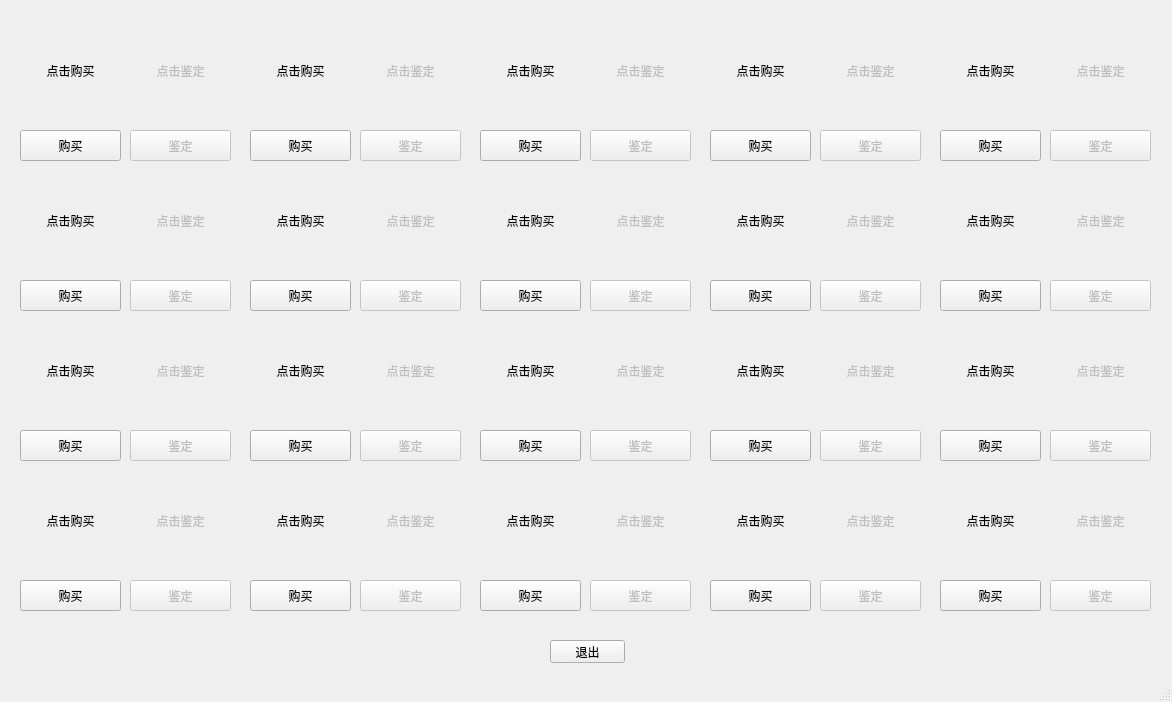
<?xml version="1.0" encoding="UTF-8"?>
<ui version="4.0">
 <class>MainWindow</class>
 <widget class="QMainWindow" name="MainWindow">
  <property name="geometry">
   <rect>
    <x>0</x>
    <y>0</y>
    <width>1172</width>
    <height>702</height>
   </rect>
  </property>
  <property name="windowTitle">
   <string>MainWindow</string>
  </property>
  <widget class="QWidget" name="centralwidget">
   <widget class="QPushButton" name="b_aut_4_4">
    <property name="enabled">
     <bool>false</bool>
    </property>
    <property name="geometry">
     <rect>
      <x>820</x>
      <y>580</y>
      <width>101</width>
      <height>31</height>
     </rect>
    </property>
    <property name="text">
     <string>鉴定</string>
    </property>
   </widget>
   <widget class="QLabel" name="l_img_1_5">
    <property name="geometry">
     <rect>
      <x>940</x>
      <y>20</y>
      <width>101</width>
      <height>101</height>
     </rect>
    </property>
    <property name="text">
     <string>点击购买</string>
    </property>
    <property name="alignment">
     <set>Qt::AlignCenter</set>
    </property>
   </widget>
   <widget class="QLabel" name="l_img_4_5">
    <property name="geometry">
     <rect>
      <x>940</x>
      <y>470</y>
      <width>101</width>
      <height>101</height>
     </rect>
    </property>
    <property name="text">
     <string>点击购买</string>
    </property>
    <property name="alignment">
     <set>Qt::AlignCenter</set>
    </property>
   </widget>
   <widget class="QPushButton" name="b_buy_4_4">
    <property name="geometry">
     <rect>
      <x>710</x>
      <y>580</y>
      <width>101</width>
      <height>31</height>
     </rect>
    </property>
    <property name="text">
     <string>购买</string>
    </property>
   </widget>
   <widget class="QPushButton" name="b_aut_3_5">
    <property name="enabled">
     <bool>false</bool>
    </property>
    <property name="geometry">
     <rect>
      <x>1050</x>
      <y>430</y>
      <width>101</width>
      <height>31</height>
     </rect>
    </property>
    <property name="text">
     <string>鉴定</string>
    </property>
   </widget>
   <widget class="QLabel" name="l_img_3_4">
    <property name="geometry">
     <rect>
      <x>710</x>
      <y>320</y>
      <width>101</width>
      <height>101</height>
     </rect>
    </property>
    <property name="text">
     <string>点击购买</string>
    </property>
    <property name="alignment">
     <set>Qt::AlignCenter</set>
    </property>
   </widget>
   <widget class="QPushButton" name="b_buy_2_4">
    <property name="geometry">
     <rect>
      <x>710</x>
      <y>280</y>
      <width>101</width>
      <height>31</height>
     </rect>
    </property>
    <property name="text">
     <string>购买</string>
    </property>
   </widget>
   <widget class="QPushButton" name="b_aut_4_2">
    <property name="enabled">
     <bool>false</bool>
    </property>
    <property name="geometry">
     <rect>
      <x>360</x>
      <y>580</y>
      <width>101</width>
      <height>31</height>
     </rect>
    </property>
    <property name="text">
     <string>鉴定</string>
    </property>
   </widget>
   <widget class="QLabel" name="l_img_1_3">
    <property name="geometry">
     <rect>
      <x>480</x>
      <y>20</y>
      <width>101</width>
      <height>101</height>
     </rect>
    </property>
    <property name="text">
     <string>点击购买</string>
    </property>
    <property name="alignment">
     <set>Qt::AlignCenter</set>
    </property>
   </widget>
   <widget class="QPushButton" name="b_buy_3_1">
    <property name="geometry">
     <rect>
      <x>20</x>
      <y>430</y>
      <width>101</width>
      <height>31</height>
     </rect>
    </property>
    <property name="text">
     <string>购买</string>
    </property>
   </widget>
   <widget class="QLabel" name="l_aut_1_3">
    <property name="enabled">
     <bool>false</bool>
    </property>
    <property name="geometry">
     <rect>
      <x>590</x>
      <y>20</y>
      <width>101</width>
      <height>101</height>
     </rect>
    </property>
    <property name="text">
     <string>点击鉴定</string>
    </property>
    <property name="alignment">
     <set>Qt::AlignCenter</set>
    </property>
   </widget>
   <widget class="QLabel" name="l_aut_4_3">
    <property name="enabled">
     <bool>false</bool>
    </property>
    <property name="geometry">
     <rect>
      <x>590</x>
      <y>470</y>
      <width>101</width>
      <height>101</height>
     </rect>
    </property>
    <property name="text">
     <string>点击鉴定</string>
    </property>
    <property name="alignment">
     <set>Qt::AlignCenter</set>
    </property>
   </widget>
   <widget class="QLabel" name="l_aut_2_3">
    <property name="enabled">
     <bool>false</bool>
    </property>
    <property name="geometry">
     <rect>
      <x>590</x>
      <y>170</y>
      <width>101</width>
      <height>101</height>
     </rect>
    </property>
    <property name="text">
     <string>点击鉴定</string>
    </property>
    <property name="alignment">
     <set>Qt::AlignCenter</set>
    </property>
   </widget>
   <widget class="QPushButton" name="b_aut_1_4">
    <property name="enabled">
     <bool>false</bool>
    </property>
    <property name="geometry">
     <rect>
      <x>820</x>
      <y>130</y>
      <width>101</width>
      <height>31</height>
     </rect>
    </property>
    <property name="text">
     <string>鉴定</string>
    </property>
   </widget>
   <widget class="QLabel" name="l_img_3_2">
    <property name="geometry">
     <rect>
      <x>250</x>
      <y>320</y>
      <width>101</width>
      <height>101</height>
     </rect>
    </property>
    <property name="text">
     <string>点击购买</string>
    </property>
    <property name="alignment">
     <set>Qt::AlignCenter</set>
    </property>
   </widget>
   <widget class="QPushButton" name="b_buy_1_4">
    <property name="geometry">
     <rect>
      <x>710</x>
      <y>130</y>
      <width>101</width>
      <height>31</height>
     </rect>
    </property>
    <property name="text">
     <string>购买</string>
    </property>
   </widget>
   <widget class="QPushButton" name="b_aut_2_3">
    <property name="enabled">
     <bool>false</bool>
    </property>
    <property name="geometry">
     <rect>
      <x>590</x>
      <y>280</y>
      <width>101</width>
      <height>31</height>
     </rect>
    </property>
    <property name="text">
     <string>鉴定</string>
    </property>
   </widget>
   <widget class="QLabel" name="l_aut_1_1">
    <property name="enabled">
     <bool>false</bool>
    </property>
    <property name="geometry">
     <rect>
      <x>130</x>
      <y>20</y>
      <width>101</width>
      <height>101</height>
     </rect>
    </property>
    <property name="text">
     <string>点击鉴定</string>
    </property>
    <property name="alignment">
     <set>Qt::AlignCenter</set>
    </property>
   </widget>
   <widget class="QPushButton" name="b_buy_3_4">
    <property name="geometry">
     <rect>
      <x>710</x>
      <y>430</y>
      <width>101</width>
      <height>31</height>
     </rect>
    </property>
    <property name="text">
     <string>购买</string>
    </property>
   </widget>
   <widget class="QLabel" name="l_aut_2_2">
    <property name="enabled">
     <bool>false</bool>
    </property>
    <property name="geometry">
     <rect>
      <x>360</x>
      <y>170</y>
      <width>101</width>
      <height>101</height>
     </rect>
    </property>
    <property name="text">
     <string>点击鉴定</string>
    </property>
    <property name="alignment">
     <set>Qt::AlignCenter</set>
    </property>
   </widget>
   <widget class="QLabel" name="l_img_2_4">
    <property name="geometry">
     <rect>
      <x>710</x>
      <y>170</y>
      <width>101</width>
      <height>101</height>
     </rect>
    </property>
    <property name="text">
     <string>点击购买</string>
    </property>
    <property name="alignment">
     <set>Qt::AlignCenter</set>
    </property>
   </widget>
   <widget class="QPushButton" name="b_aut_1_5">
    <property name="enabled">
     <bool>false</bool>
    </property>
    <property name="geometry">
     <rect>
      <x>1050</x>
      <y>130</y>
      <width>101</width>
      <height>31</height>
     </rect>
    </property>
    <property name="text">
     <string>鉴定</string>
    </property>
   </widget>
   <widget class="QLabel" name="l_aut_1_2">
    <property name="enabled">
     <bool>false</bool>
    </property>
    <property name="geometry">
     <rect>
      <x>360</x>
      <y>20</y>
      <width>101</width>
      <height>101</height>
     </rect>
    </property>
    <property name="text">
     <string>点击鉴定</string>
    </property>
    <property name="alignment">
     <set>Qt::AlignCenter</set>
    </property>
   </widget>
   <widget class="QLabel" name="l_img_4_2">
    <property name="geometry">
     <rect>
      <x>250</x>
      <y>470</y>
      <width>101</width>
      <height>101</height>
     </rect>
    </property>
    <property name="text">
     <string>点击购买</string>
    </property>
    <property name="alignment">
     <set>Qt::AlignCenter</set>
    </property>
   </widget>
   <widget class="QLabel" name="l_img_1_2">
    <property name="geometry">
     <rect>
      <x>250</x>
      <y>20</y>
      <width>101</width>
      <height>101</height>
     </rect>
    </property>
    <property name="text">
     <string>点击购买</string>
    </property>
    <property name="alignment">
     <set>Qt::AlignCenter</set>
    </property>
   </widget>
   <widget class="QPushButton" name="b_aut_2_5">
    <property name="enabled">
     <bool>false</bool>
    </property>
    <property name="geometry">
     <rect>
      <x>1050</x>
      <y>280</y>
      <width>101</width>
      <height>31</height>
     </rect>
    </property>
    <property name="text">
     <string>鉴定</string>
    </property>
   </widget>
   <widget class="QLabel" name="l_aut_3_4">
    <property name="enabled">
     <bool>false</bool>
    </property>
    <property name="geometry">
     <rect>
      <x>820</x>
      <y>320</y>
      <width>101</width>
      <height>101</height>
     </rect>
    </property>
    <property name="text">
     <string>点击鉴定</string>
    </property>
    <property name="alignment">
     <set>Qt::AlignCenter</set>
    </property>
   </widget>
   <widget class="QPushButton" name="b_aut_1_1">
    <property name="enabled">
     <bool>false</bool>
    </property>
    <property name="geometry">
     <rect>
      <x>130</x>
      <y>130</y>
      <width>101</width>
      <height>31</height>
     </rect>
    </property>
    <property name="text">
     <string>鉴定</string>
    </property>
   </widget>
   <widget class="QPushButton" name="b_aut_2_2">
    <property name="enabled">
     <bool>false</bool>
    </property>
    <property name="geometry">
     <rect>
      <x>360</x>
      <y>280</y>
      <width>101</width>
      <height>31</height>
     </rect>
    </property>
    <property name="text">
     <string>鉴定</string>
    </property>
   </widget>
   <widget class="QPushButton" name="b_buy_4_1">
    <property name="geometry">
     <rect>
      <x>20</x>
      <y>580</y>
      <width>101</width>
      <height>31</height>
     </rect>
    </property>
    <property name="text">
     <string>购买</string>
    </property>
   </widget>
   <widget class="QLabel" name="l_aut_3_5">
    <property name="enabled">
     <bool>false</bool>
    </property>
    <property name="geometry">
     <rect>
      <x>1050</x>
      <y>320</y>
      <width>101</width>
      <height>101</height>
     </rect>
    </property>
    <property name="text">
     <string>点击鉴定</string>
    </property>
    <property name="alignment">
     <set>Qt::AlignCenter</set>
    </property>
   </widget>
   <widget class="QPushButton" name="b_aut_4_5">
    <property name="enabled">
     <bool>false</bool>
    </property>
    <property name="geometry">
     <rect>
      <x>1050</x>
      <y>580</y>
      <width>101</width>
      <height>31</height>
     </rect>
    </property>
    <property name="text">
     <string>鉴定</string>
    </property>
   </widget>
   <widget class="QPushButton" name="b_buy_1_1">
    <property name="geometry">
     <rect>
      <x>20</x>
      <y>130</y>
      <width>101</width>
      <height>31</height>
     </rect>
    </property>
    <property name="text">
     <string>购买</string>
    </property>
   </widget>
   <widget class="QLabel" name="l_img_1_1">
    <property name="geometry">
     <rect>
      <x>20</x>
      <y>20</y>
      <width>101</width>
      <height>101</height>
     </rect>
    </property>
    <property name="text">
     <string>点击购买</string>
    </property>
    <property name="alignment">
     <set>Qt::AlignCenter</set>
    </property>
   </widget>
   <widget class="QPushButton" name="b_buy_4_5">
    <property name="geometry">
     <rect>
      <x>940</x>
      <y>580</y>
      <width>101</width>
      <height>31</height>
     </rect>
    </property>
    <property name="text">
     <string>购买</string>
    </property>
   </widget>
   <widget class="QLabel" name="l_aut_4_5">
    <property name="enabled">
     <bool>false</bool>
    </property>
    <property name="geometry">
     <rect>
      <x>1050</x>
      <y>470</y>
      <width>101</width>
      <height>101</height>
     </rect>
    </property>
    <property name="text">
     <string>点击鉴定</string>
    </property>
    <property name="alignment">
     <set>Qt::AlignCenter</set>
    </property>
   </widget>
   <widget class="QPushButton" name="b_aut_3_1">
    <property name="enabled">
     <bool>false</bool>
    </property>
    <property name="geometry">
     <rect>
      <x>130</x>
      <y>430</y>
      <width>101</width>
      <height>31</height>
     </rect>
    </property>
    <property name="text">
     <string>鉴定</string>
    </property>
   </widget>
   <widget class="QPushButton" name="b_buy_1_3">
    <property name="geometry">
     <rect>
      <x>480</x>
      <y>130</y>
      <width>101</width>
      <height>31</height>
     </rect>
    </property>
    <property name="text">
     <string>购买</string>
    </property>
   </widget>
   <widget class="QPushButton" name="b_aut_3_4">
    <property name="enabled">
     <bool>false</bool>
    </property>
    <property name="geometry">
     <rect>
      <x>820</x>
      <y>430</y>
      <width>101</width>
      <height>31</height>
     </rect>
    </property>
    <property name="text">
     <string>鉴定</string>
    </property>
   </widget>
   <widget class="QPushButton" name="b_aut_1_3">
    <property name="enabled">
     <bool>false</bool>
    </property>
    <property name="geometry">
     <rect>
      <x>590</x>
      <y>130</y>
      <width>101</width>
      <height>31</height>
     </rect>
    </property>
    <property name="text">
     <string>鉴定</string>
    </property>
   </widget>
   <widget class="QLabel" name="l_img_2_2">
    <property name="geometry">
     <rect>
      <x>250</x>
      <y>170</y>
      <width>101</width>
      <height>101</height>
     </rect>
    </property>
    <property name="text">
     <string>点击购买</string>
    </property>
    <property name="alignment">
     <set>Qt::AlignCenter</set>
    </property>
   </widget>
   <widget class="QPushButton" name="b_buy_1_2">
    <property name="geometry">
     <rect>
      <x>250</x>
      <y>130</y>
      <width>101</width>
      <height>31</height>
     </rect>
    </property>
    <property name="text">
     <string>购买</string>
    </property>
   </widget>
   <widget class="QPushButton" name="b_buy_4_3">
    <property name="geometry">
     <rect>
      <x>480</x>
      <y>580</y>
      <width>101</width>
      <height>31</height>
     </rect>
    </property>
    <property name="text">
     <string>购买</string>
    </property>
   </widget>
   <widget class="QLabel" name="l_aut_2_4">
    <property name="enabled">
     <bool>false</bool>
    </property>
    <property name="geometry">
     <rect>
      <x>820</x>
      <y>170</y>
      <width>101</width>
      <height>101</height>
     </rect>
    </property>
    <property name="text">
     <string>点击鉴定</string>
    </property>
    <property name="alignment">
     <set>Qt::AlignCenter</set>
    </property>
   </widget>
   <widget class="QLabel" name="l_aut_4_4">
    <property name="enabled">
     <bool>false</bool>
    </property>
    <property name="geometry">
     <rect>
      <x>820</x>
      <y>470</y>
      <width>101</width>
      <height>101</height>
     </rect>
    </property>
    <property name="text">
     <string>点击鉴定</string>
    </property>
    <property name="alignment">
     <set>Qt::AlignCenter</set>
    </property>
   </widget>
   <widget class="QLabel" name="l_aut_4_1">
    <property name="enabled">
     <bool>false</bool>
    </property>
    <property name="geometry">
     <rect>
      <x>130</x>
      <y>470</y>
      <width>101</width>
      <height>101</height>
     </rect>
    </property>
    <property name="text">
     <string>点击鉴定</string>
    </property>
    <property name="alignment">
     <set>Qt::AlignCenter</set>
    </property>
   </widget>
   <widget class="QLabel" name="l_img_4_4">
    <property name="geometry">
     <rect>
      <x>710</x>
      <y>470</y>
      <width>101</width>
      <height>101</height>
     </rect>
    </property>
    <property name="text">
     <string>点击购买</string>
    </property>
    <property name="alignment">
     <set>Qt::AlignCenter</set>
    </property>
   </widget>
   <widget class="QLabel" name="l_img_2_1">
    <property name="geometry">
     <rect>
      <x>20</x>
      <y>170</y>
      <width>101</width>
      <height>101</height>
     </rect>
    </property>
    <property name="text">
     <string>点击购买</string>
    </property>
    <property name="alignment">
     <set>Qt::AlignCenter</set>
    </property>
   </widget>
   <widget class="QLabel" name="l_aut_1_4">
    <property name="enabled">
     <bool>false</bool>
    </property>
    <property name="geometry">
     <rect>
      <x>820</x>
      <y>20</y>
      <width>101</width>
      <height>101</height>
     </rect>
    </property>
    <property name="text">
     <string>点击鉴定</string>
    </property>
    <property name="alignment">
     <set>Qt::AlignCenter</set>
    </property>
   </widget>
   <widget class="QPushButton" name="quit">
    <property name="geometry">
     <rect>
      <x>550</x>
      <y>640</y>
      <width>75</width>
      <height>23</height>
     </rect>
    </property>
    <property name="toolTip">
     <string>Quit</string>
    </property>
    <property name="text">
     <string>退出</string>
    </property>
   </widget>
   <widget class="QLabel" name="l_aut_4_2">
    <property name="enabled">
     <bool>false</bool>
    </property>
    <property name="geometry">
     <rect>
      <x>360</x>
      <y>470</y>
      <width>101</width>
      <height>101</height>
     </rect>
    </property>
    <property name="text">
     <string>点击鉴定</string>
    </property>
    <property name="alignment">
     <set>Qt::AlignCenter</set>
    </property>
   </widget>
   <widget class="QPushButton" name="b_buy_3_3">
    <property name="geometry">
     <rect>
      <x>480</x>
      <y>430</y>
      <width>101</width>
      <height>31</height>
     </rect>
    </property>
    <property name="text">
     <string>购买</string>
    </property>
   </widget>
   <widget class="QPushButton" name="b_buy_4_2">
    <property name="geometry">
     <rect>
      <x>250</x>
      <y>580</y>
      <width>101</width>
      <height>31</height>
     </rect>
    </property>
    <property name="text">
     <string>购买</string>
    </property>
   </widget>
   <widget class="QLabel" name="l_aut_1_5">
    <property name="enabled">
     <bool>false</bool>
    </property>
    <property name="geometry">
     <rect>
      <x>1050</x>
      <y>20</y>
      <width>101</width>
      <height>101</height>
     </rect>
    </property>
    <property name="text">
     <string>点击鉴定</string>
    </property>
    <property name="alignment">
     <set>Qt::AlignCenter</set>
    </property>
   </widget>
   <widget class="QPushButton" name="b_buy_2_5">
    <property name="geometry">
     <rect>
      <x>940</x>
      <y>280</y>
      <width>101</width>
      <height>31</height>
     </rect>
    </property>
    <property name="text">
     <string>购买</string>
    </property>
   </widget>
   <widget class="QPushButton" name="b_buy_2_1">
    <property name="geometry">
     <rect>
      <x>20</x>
      <y>280</y>
      <width>101</width>
      <height>31</height>
     </rect>
    </property>
    <property name="text">
     <string>购买</string>
    </property>
   </widget>
   <widget class="QLabel" name="l_img_2_3">
    <property name="geometry">
     <rect>
      <x>480</x>
      <y>170</y>
      <width>101</width>
      <height>101</height>
     </rect>
    </property>
    <property name="text">
     <string>点击购买</string>
    </property>
    <property name="alignment">
     <set>Qt::AlignCenter</set>
    </property>
   </widget>
   <widget class="QLabel" name="l_img_4_3">
    <property name="geometry">
     <rect>
      <x>480</x>
      <y>470</y>
      <width>101</width>
      <height>101</height>
     </rect>
    </property>
    <property name="text">
     <string>点击购买</string>
    </property>
    <property name="alignment">
     <set>Qt::AlignCenter</set>
    </property>
   </widget>
   <widget class="QLabel" name="l_img_4_1">
    <property name="geometry">
     <rect>
      <x>20</x>
      <y>470</y>
      <width>101</width>
      <height>101</height>
     </rect>
    </property>
    <property name="text">
     <string>点击购买</string>
    </property>
    <property name="alignment">
     <set>Qt::AlignCenter</set>
    </property>
   </widget>
   <widget class="QPushButton" name="b_buy_3_5">
    <property name="geometry">
     <rect>
      <x>940</x>
      <y>430</y>
      <width>101</width>
      <height>31</height>
     </rect>
    </property>
    <property name="text">
     <string>购买</string>
    </property>
   </widget>
   <widget class="QLabel" name="l_aut_3_1">
    <property name="enabled">
     <bool>false</bool>
    </property>
    <property name="geometry">
     <rect>
      <x>130</x>
      <y>320</y>
      <width>101</width>
      <height>101</height>
     </rect>
    </property>
    <property name="text">
     <string>点击鉴定</string>
    </property>
    <property name="alignment">
     <set>Qt::AlignCenter</set>
    </property>
   </widget>
   <widget class="QPushButton" name="b_aut_3_3">
    <property name="enabled">
     <bool>false</bool>
    </property>
    <property name="geometry">
     <rect>
      <x>590</x>
      <y>430</y>
      <width>101</width>
      <height>31</height>
     </rect>
    </property>
    <property name="text">
     <string>鉴定</string>
    </property>
   </widget>
   <widget class="QPushButton" name="b_buy_2_2">
    <property name="geometry">
     <rect>
      <x>250</x>
      <y>280</y>
      <width>101</width>
      <height>31</height>
     </rect>
    </property>
    <property name="text">
     <string>购买</string>
    </property>
   </widget>
   <widget class="QPushButton" name="b_aut_2_4">
    <property name="enabled">
     <bool>false</bool>
    </property>
    <property name="geometry">
     <rect>
      <x>820</x>
      <y>280</y>
      <width>101</width>
      <height>31</height>
     </rect>
    </property>
    <property name="text">
     <string>鉴定</string>
    </property>
   </widget>
   <widget class="QPushButton" name="b_aut_4_3">
    <property name="enabled">
     <bool>false</bool>
    </property>
    <property name="geometry">
     <rect>
      <x>590</x>
      <y>580</y>
      <width>101</width>
      <height>31</height>
     </rect>
    </property>
    <property name="text">
     <string>鉴定</string>
    </property>
   </widget>
   <widget class="QLabel" name="l_aut_3_2">
    <property name="enabled">
     <bool>false</bool>
    </property>
    <property name="geometry">
     <rect>
      <x>360</x>
      <y>320</y>
      <width>101</width>
      <height>101</height>
     </rect>
    </property>
    <property name="text">
     <string>点击鉴定</string>
    </property>
    <property name="alignment">
     <set>Qt::AlignCenter</set>
    </property>
   </widget>
   <widget class="QLabel" name="l_img_3_3">
    <property name="geometry">
     <rect>
      <x>480</x>
      <y>320</y>
      <width>101</width>
      <height>101</height>
     </rect>
    </property>
    <property name="text">
     <string>点击购买</string>
    </property>
    <property name="alignment">
     <set>Qt::AlignCenter</set>
    </property>
   </widget>
   <widget class="QLabel" name="l_img_3_1">
    <property name="geometry">
     <rect>
      <x>20</x>
      <y>320</y>
      <width>101</width>
      <height>101</height>
     </rect>
    </property>
    <property name="text">
     <string>点击购买</string>
    </property>
    <property name="alignment">
     <set>Qt::AlignCenter</set>
    </property>
   </widget>
   <widget class="QLabel" name="l_img_3_5">
    <property name="geometry">
     <rect>
      <x>940</x>
      <y>320</y>
      <width>101</width>
      <height>101</height>
     </rect>
    </property>
    <property name="text">
     <string>点击购买</string>
    </property>
    <property name="alignment">
     <set>Qt::AlignCenter</set>
    </property>
   </widget>
   <widget class="QPushButton" name="b_aut_4_1">
    <property name="enabled">
     <bool>false</bool>
    </property>
    <property name="geometry">
     <rect>
      <x>130</x>
      <y>580</y>
      <width>101</width>
      <height>31</height>
     </rect>
    </property>
    <property name="text">
     <string>鉴定</string>
    </property>
   </widget>
   <widget class="QLabel" name="l_img_1_4">
    <property name="geometry">
     <rect>
      <x>710</x>
      <y>20</y>
      <width>101</width>
      <height>101</height>
     </rect>
    </property>
    <property name="text">
     <string>点击购买</string>
    </property>
    <property name="alignment">
     <set>Qt::AlignCenter</set>
    </property>
   </widget>
   <widget class="QPushButton" name="b_buy_2_3">
    <property name="geometry">
     <rect>
      <x>480</x>
      <y>280</y>
      <width>101</width>
      <height>31</height>
     </rect>
    </property>
    <property name="text">
     <string>购买</string>
    </property>
   </widget>
   <widget class="QLabel" name="l_aut_2_5">
    <property name="enabled">
     <bool>false</bool>
    </property>
    <property name="geometry">
     <rect>
      <x>1050</x>
      <y>170</y>
      <width>101</width>
      <height>101</height>
     </rect>
    </property>
    <property name="text">
     <string>点击鉴定</string>
    </property>
    <property name="alignment">
     <set>Qt::AlignCenter</set>
    </property>
   </widget>
   <widget class="QPushButton" name="b_buy_3_2">
    <property name="geometry">
     <rect>
      <x>250</x>
      <y>430</y>
      <width>101</width>
      <height>31</height>
     </rect>
    </property>
    <property name="text">
     <string>购买</string>
    </property>
   </widget>
   <widget class="QLabel" name="l_img_2_5">
    <property name="geometry">
     <rect>
      <x>940</x>
      <y>170</y>
      <width>101</width>
      <height>101</height>
     </rect>
    </property>
    <property name="text">
     <string>点击购买</string>
    </property>
    <property name="alignment">
     <set>Qt::AlignCenter</set>
    </property>
   </widget>
   <widget class="QLabel" name="l_aut_2_1">
    <property name="enabled">
     <bool>false</bool>
    </property>
    <property name="geometry">
     <rect>
      <x>130</x>
      <y>170</y>
      <width>101</width>
      <height>101</height>
     </rect>
    </property>
    <property name="text">
     <string>点击鉴定</string>
    </property>
    <property name="alignment">
     <set>Qt::AlignCenter</set>
    </property>
   </widget>
   <widget class="QPushButton" name="b_aut_3_2">
    <property name="enabled">
     <bool>false</bool>
    </property>
    <property name="geometry">
     <rect>
      <x>360</x>
      <y>430</y>
      <width>101</width>
      <height>31</height>
     </rect>
    </property>
    <property name="text">
     <string>鉴定</string>
    </property>
   </widget>
   <widget class="QPushButton" name="b_aut_2_1">
    <property name="enabled">
     <bool>false</bool>
    </property>
    <property name="geometry">
     <rect>
      <x>130</x>
      <y>280</y>
      <width>101</width>
      <height>31</height>
     </rect>
    </property>
    <property name="text">
     <string>鉴定</string>
    </property>
   </widget>
   <widget class="QPushButton" name="b_buy_1_5">
    <property name="geometry">
     <rect>
      <x>940</x>
      <y>130</y>
      <width>101</width>
      <height>31</height>
     </rect>
    </property>
    <property name="text">
     <string>购买</string>
    </property>
   </widget>
   <widget class="QLabel" name="l_aut_3_3">
    <property name="enabled">
     <bool>false</bool>
    </property>
    <property name="geometry">
     <rect>
      <x>590</x>
      <y>320</y>
      <width>101</width>
      <height>101</height>
     </rect>
    </property>
    <property name="text">
     <string>点击鉴定</string>
    </property>
    <property name="alignment">
     <set>Qt::AlignCenter</set>
    </property>
   </widget>
   <widget class="QPushButton" name="b_aut_1_2">
    <property name="enabled">
     <bool>false</bool>
    </property>
    <property name="geometry">
     <rect>
      <x>360</x>
      <y>130</y>
      <width>101</width>
      <height>31</height>
     </rect>
    </property>
    <property name="text">
     <string>鉴定</string>
    </property>
   </widget>
  </widget>
  <widget class="QStatusBar" name="statusbar"/>
 </widget>
 <resources/>
 <connections/>
</ui>
